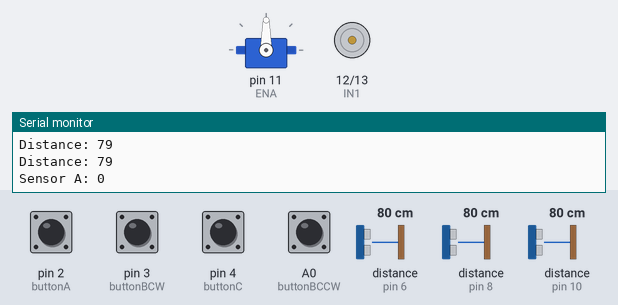
This sketch was run on a simulated Arduino Uno, built with avr-gcc and run on an emulated ATmega328P. Shown: servo, motor-driver pin pairs drawn as motors (green arrow = first pin HIGH = forward, orange = second pin HIGH = backward, longer = more drive), the last lines printed to the serial monitor. Wiring (inferred from the names in the program): 3 × ultrasonic range finder: trigger pin 5, echo pin 6 / trigger pin 7, echo pin 8 / trigger pin 9, echo pin 10. The inputs (shaded band) are chosen by the test bench; at power-on: A0 (buttonBCCW), pin 2 (buttonA), pin 3 (buttonBCW), pin 4 (buttonC) HIGH, distance to the obstacle (sensors on pin 6, pin 8, pin 10) 80 cm. The echo pulse lasts 58.3 µs per cm.

Above: at 1.2 s.
1.3 s: pin 3 (buttonBCW) pulled LOW for 0.25 s
At 2.7 s:
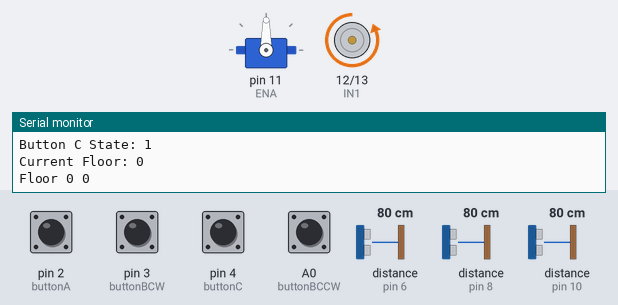
3.0 s: distance to the obstacle (sensor on pin 6) set to 2 cm
6.0 s: distance to the obstacle (sensor on pin 6) set to 120 cm
9.0 s: distance to the obstacle (sensor on pin 8) set to 120 cm
12.0 s: distance to the obstacle (sensor on pin 10) set to 2 cm
15.0 s: distance to the obstacle (sensor on pin 8) set to 18 cm
Timing chart, 0 to 18.0 s (numbered marks = the images above; inputs shaded):
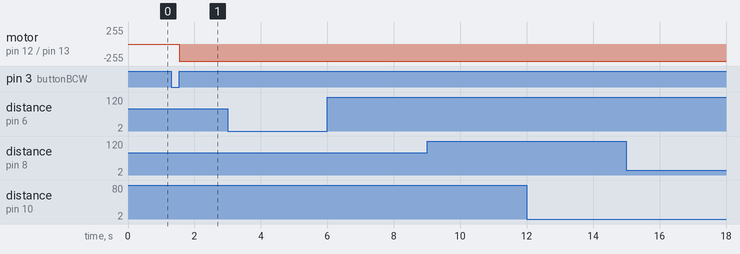

Measured:
- after the input at 1.3 s, motor on pin 12 (IN1) / pin 13 (IN2): stopped → backward 255/255 after 0.25 s

The sketch:

motor.ino
```cpp
#include <Servo.h>
#include <Wire.h>

// Define pins for push buttons
const int buttonA = 2;
const int buttonBCW = 3;
const int buttonC = 4;
const int buttonBCCW = A0;

// Define pins for ultrasonic sensors
const int triggerPinA = 5;
const int echoPinA = 6;
const int triggerPinB = 7;
const int echoPinB = 8;
const int triggerPinC = 9;
const int echoPinC = 10;


// Define servo motor and its control pins
Servo elevatorMotor;
const int ENA = 11;
const int IN1 = 12;
const int IN2 = 13;

// Elevator state and floor tracking variable
bool moving = false;
bool motionDetected = false;
bool error = false;

//Button logic
bool floor0 = false;
bool floor1 = false;
bool floor2 = false;
bool floor3 = false;
int currentFloor;
int getCurrentFloor();

int sensorAReading;
int sensorBReading;
int sensorCReading;

void setup() {
  // put your setup code here, to run once:
  pinMode(buttonA, INPUT_PULLUP);
  pinMode(buttonBCW, INPUT_PULLUP);
  pinMode(buttonC, INPUT_PULLUP);
  pinMode(buttonBCCW, INPUT_PULLUP);

  //Master
  Wire.begin(12); //Set slave  address to 12
  Wire.onRequest(requestEvent);

  pinMode(ENA, OUTPUT);
  pinMode(IN1, OUTPUT);
  pinMode(IN2, OUTPUT);

  elevatorMotor.attach(ENA); // Attach the servo to Pin 9

  pinMode(triggerPinA, OUTPUT);
  pinMode(echoPinA, INPUT);
  pinMode(triggerPinB, OUTPUT);
  pinMode(echoPinB, INPUT);
  pinMode(triggerPinC, OUTPUT);
  pinMode(echoPinC, INPUT);

  // Start serial communication for debugging
  Serial.begin(9600);

}

int readUltrasonicSensor(int triggerPin, int echoPin) {
  long duration, distance;

  // Trigger the sensor to send ultrasonic waves
  digitalWrite(triggerPin, LOW);
  delayMicroseconds(2);
  digitalWrite(triggerPin, HIGH);
  delayMicroseconds(10);
  digitalWrite(triggerPin, LOW);

  // Read the echo signal and calculate the distance
  duration = pulseIn(echoPin, HIGH);
  distance = duration * 0.0343 / 2;

  Serial.print("Distance: ");
  Serial.println(distance);


  // Modify this threshold to fit your specific case
  if (distance < 7) {
    return 1;
  } else {
    return 0;
  }
}

void loop() {

  int buttonAState;
  int buttonBCWState;
  int buttonCState;
  int buttonBCCWState;
  buttonAState = digitalRead(buttonA);
  buttonBCWState = digitalRead(buttonBCW);
  buttonCState = digitalRead(buttonC);
  buttonBCCWState = digitalRead(buttonBCCW);
  sensorAReading = readUltrasonicSensor(triggerPinA, echoPinA);
  sensorBReading = readUltrasonicSensor(triggerPinB, echoPinB);
  sensorCReading = readUltrasonicSensor(triggerPinC, echoPinC);
  Serial.print("Sensor A: ");
  Serial.println(sensorAReading);
  Serial.print("Sensor B: ");
  Serial.println(sensorBReading);
  Serial.print("Sensor C: ");
  Serial.println(sensorCReading);
  Serial.print("Button A State: ");
  Serial.println(buttonAState);
  Serial.print("Button BCW State: ");
  Serial.println(buttonBCWState);
  Serial.print("Button C State: ");
  Serial.println(buttonCState);
  Serial.print("Current Floor: ");
  Serial.println(currentFloor);
  Serial.print("Floor 0 ");
  Serial.println(floor0);
  Serial.print("Floor 1 ");
  Serial.println(floor1);
  Serial.print("Floor 2 ");
  Serial.println(floor2);
  Serial.print("Floor 3 ");
  Serial.println(floor3);
  Serial.print("Error ");
  Serial.println(error);
  Serial.print("Moving ");
  Serial.println(moving);


  if(sensorAReading == 1 && sensorBReading ==1){
    error = true;
    currentFloor = -1; //indicates error
  }else if(sensorAReading == 1 && sensorCReading == 1){
    error = true;
    currentFloor = -1;
  }else if(sensorBReading == 1 && sensorCReading == 1){
    error = true;
    currentFloor = -1;
  }else if(sensorAReading == 1){
    currentFloor = 0;
    error = false;
  }else if(sensorBReading == 1){
    currentFloor = 1;
    error = false;
  }else if(sensorCReading == 1){
    currentFloor = 2;
    error = false;
  }


  if(currentFloor != 0 && buttonAState == 0 && error == false && moving == false){
    floor0 = true;
    startMotorDOWN();
  }else if(currentFloor == 0 && floor0 == true){
    stopMotor();
    floor0 = false;
  }
  if(currentFloor == 0 && buttonBCWState == 0 && error == false && moving == false){
    floor1 = true;
    startMotorUP();
  }else if(currentFloor == 1 && floor1 == true){
    delay(15000);
    stopMotor();
    floor1 = false;
  }
  if(currentFloor != 2 && buttonCState == 0 && error == false && moving == false){
    floor2 = true;
    startMotorUP();
  }else if(currentFloor == 2 && floor2 == true){
    delay(15000);
    stopMotor();
    floor2 = false;
  }
  if(currentFloor == 2 && buttonBCCWState == 0 && error == false && moving == false){
    floor3 = true;
    startMotorDOWN();
  }else if(currentFloor ==1 && floor3 == true){
    delay(3500);
    stopMotor();
    floor3 = false;
  }
}

void startMotorDOWN(){
  digitalWrite(IN1, HIGH);
  digitalWrite(IN2, LOW);
  analogWrite(ENA, 255);
  moving = true;
}

void startMotorUP(){
  digitalWrite(IN1, LOW);
  digitalWrite(IN2, HIGH);
  analogWrite(ENA, 255);
  moving = true;
}

void stopMotor(){
  moving = false;
  digitalWrite(IN1, LOW);
  digitalWrite(IN2, LOW);
  analogWrite(ENA, 0);
}

  int getCurrentFloor() {

  if (sensorAReading == 1 && sensorBReading == 1) {
    return 3; // error
  } else if (sensorAReading == 1 && sensorCReading == 1) {
    return 3; // error
  } else if (sensorBReading == 1 && sensorCReading == 1 ) {
    return 3; // error
  } else if (sensorAReading == 1) {
    return 0; // Assuming floor 0
  } else if (sensorBReading == 1) {
    return 1; // Assuming floor 1
  } else if (sensorCReading == 1) {
    return 2; // Assuming floor 2
  } else{
    return currentFloor;
  }
}

 void requestEvent(){
    currentFloor = getCurrentFloor();
    // Send the elevator status to the master Arduino
    Wire.write(currentFloor);
}
```
